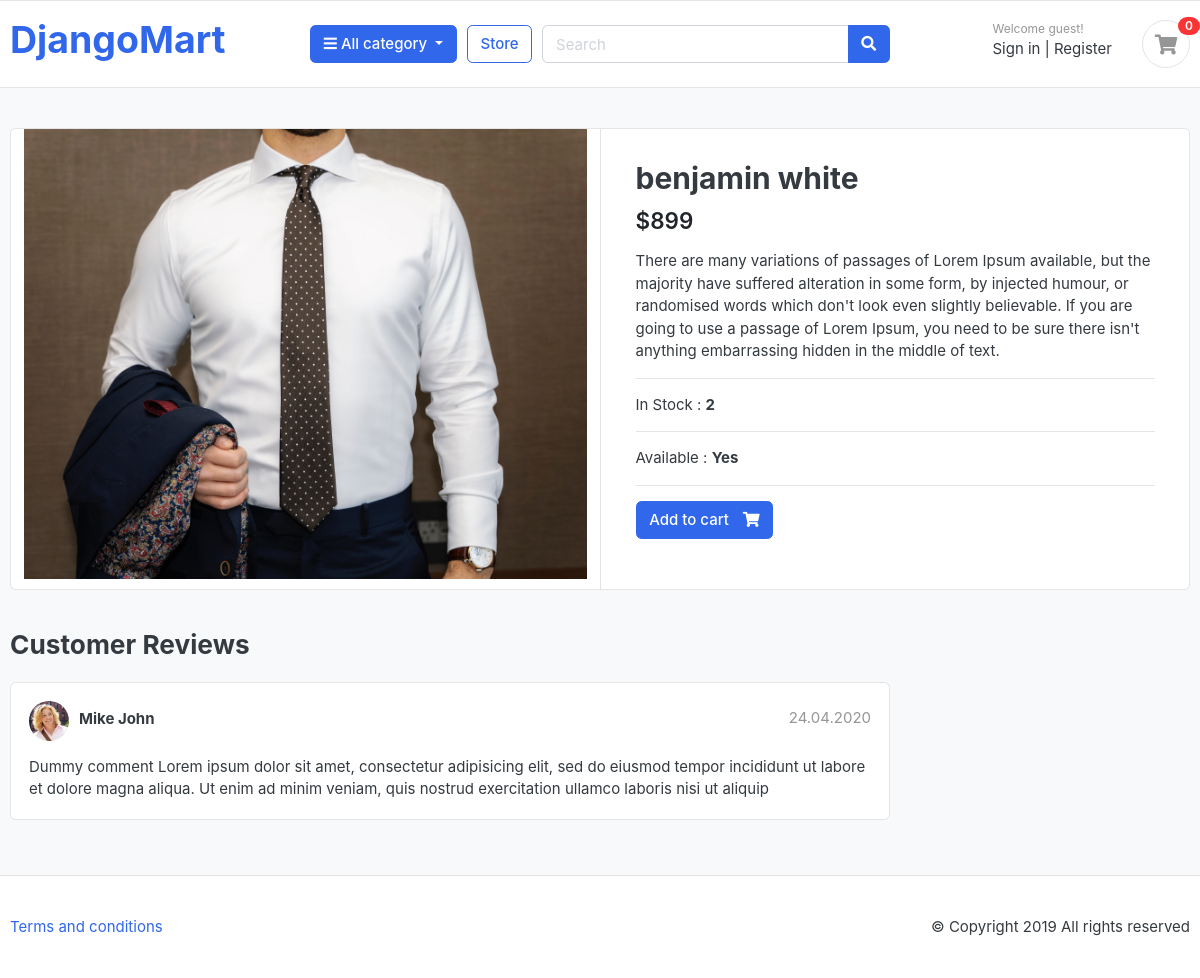
Screenshot of /store/shirt/benjamin-white/ with the database file from the repository.
### category/models.py (models this page shows, shortened)
class Product(models.Model) :
    product_name = models.CharField(max_length=100 , unique= True)
    slug = models.SlugField(max_length=255 , unique=True)
    description = models.TextField(max_length=500 , blank = True)
    price = models.IntegerField()
    image = models.ImageField(upload_to='photos/products')
    stock = models.IntegerField()
    is_available = models.BooleanField(default=True)
    category = models.ForeignKey(Category,on_delete=models.CASCADE)
    created_date = models.DateTimeField(auto_now_add=True)
    modified_date = models.DateTimeField(auto_now=True)

### store/views.py (the view)
# urls.py: path('<slug:category_slug>/<slug:product_slug>/',views.product_detail , name='product-details')
def product_detail(request , category_slug , product_slug) :
    single_product = Product.objects.get(slug = product_slug , category__slug = category_slug)
    return render(request , 'store/product-detail.html' , {'context' : single_product})

### store/templates/store/product-detail.html (shortened to what this page needs)
{% extends "base.html" %}
{% load static %}
{% block navbar %}
<section class="section-content padding-y bg">
	<div class="container">
		<div class="card">
			<div class="row no-gutters">
				<aside class="col-md-6">
					<article class="gallery-wrap">
						<div class="img-big-wrap">
							<a href="#"><img src="{{context.image.url}}"></a>
						</div>
					</article>
				</aside>
				<main class="col-md-6 border-left">
					<article class="content-body">
						<h2 class="title">{{context.product_name}}</h2>
						<div class="mb-3">
							<var class="price h4">${{context.price}}</var>
						</div>
						<p>{{context.description}}</p>
						<hr>
						<p>In Stock : <b>{{context.stock}}</b></p>
						<hr>
						{% if context.is_available %}
						<p>Available : <b>Yes</b></p>
						{% else %}
						<p>Available : <b>No</b></p>
						{% endif %}
						<hr>
						<form method="post">
						<a href="{% url 'add_to_cart' context.id %}" class="btn  btn-primary">
							<span class="text">Add to cart</span>
						<i class="fas fa-shopping-cart"></i> </a>
						</form>
					</article>
				</main>
			</div>
		</div>
		<br>
		<div class="row">
			<div class="col-md-9">
				<header class="section-heading">
					<h3>Customer Reviews </h3>
				</header>
				<article class="box mb-3">
					<div class="icontext w-100">
						<img src="{% static '/images/avatars/avatar1.jpg' %}" class="img-xs icon rounded-circle">
						<div class="text">
							<span class="date text-muted float-md-right">24.04.2020 </span>
							<h6 class="mb-1">Mike John </h6>
						</div>
					</div>
					<div class="mt-3">
						<p>
							Dummy comment Lorem ipsum dolor sit amet, consectetur adipisicing elit, sed do eiusmod
							tempor incididunt ut labore et dolore magna aliqua. Ut enim ad minim veniam,
							quis nostrud exercitation ullamco laboris nisi ut aliquip
						</p>
					</div>
				</article>
			</div>
		</div>
	</div>
</section>
{% endblock navbar %}

### static/css/ui.css (style rules this page uses)
html { font-family: "Inter", sans-serif; font-size: 15px; }
.content-body { flex: 1 1 auto; padding: 2rem 2.3rem; }
.img-xs, .img-sm, .img-md, .img-lg { -o-object-fit: cover; object-fit: cover; flex-shrink: 0; flex-grow: 0; }
.img-xs { width: 40px; height: 40px; }
.padding-y { padding-top: 40px; padding-bottom: 40px; }
var { font-style: normal; }
article:after, .form-group:after { display: block; clear: both; content: ""; }
.bg { background-color: #f8f9fa; }
.section-heading { margin-bottom: 20px; margin-top: 15px; }
p:last-child { margin-bottom: 0; }
.btn .text + i { margin-left: 10px; }
.icontext { display: inline-flex; align-items: center; vertical-align: middle; }
.icontext .text { width: 100%; line-height: 1.2; }
.icontext .icon { position: relative; margin-right: 10px; flex-shrink: 0; flex-grow: 0; }
.price { font-weight: 600; color: #212529; }
.box { padding: 18px; background: #fff; border-radius: 0.37rem; border: 1px solid #e4e4e4; }
.box img { max-width: 100%; }
.gallery-wrap .img-big-wrap { margin-bottom: 10px; border-radius: 0.37rem; overflow: hidden; background-color: #fff; }
.gallery-wrap .img-big-wrap a { text-align: center; display: block; }
.gallery-wrap .img-big-wrap img { height: 450px; width: auto; display: inline-block; }

### rows the page displays
Product: image (picture), product_name "benjamin white", price "899", description "There are many variations of passages of Lorem Ipsum available, but the majority have suffered alteration in some form, by injected humour, or randomised words which don't look even slightly believable. If you are going to use a passage of Lorem Ipsum, you need to be sure there isn't anything embarrassing hidden in the middle of text.", stock "2"
